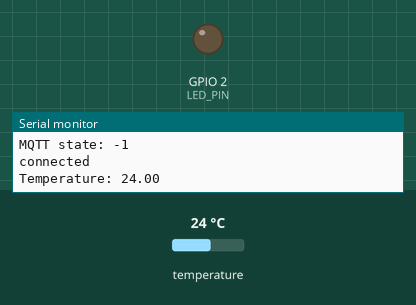
This program was run on a simulated ESP32. Shown: output pins drawn as LEDs (lit = HIGH), the last lines printed to the serial monitor. The test bench sets the inputs (shaded band); at power-on: temperature 24 °C. WiFi joins after 1.5 s; servers stay silent unless stated; no MQTT or app messages arrive unless stated.

Above: at 2.7 s.
2.8 s: temperature set to 15.4 °C
5.3 s: temperature set to 14.5 °C
At 6.3 s:
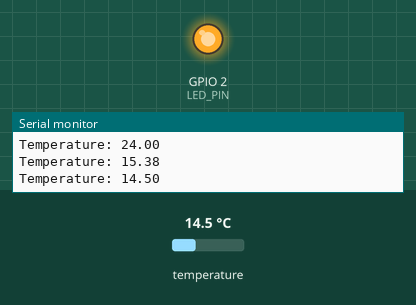
7.8 s: temperature set to 19 °C
At 10.1 s:
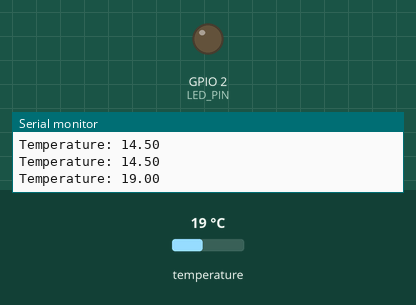
10.9 s: temperature set to 12 °C
At 12.6 s:
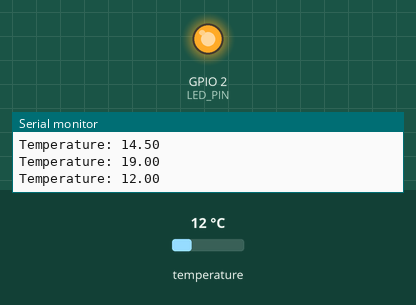
Timing chart, 0 to 14.1 s (numbered marks = the images above; inputs shaded):
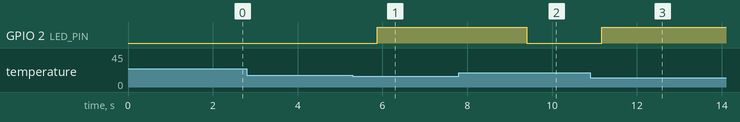

The program:

main.cpp
```cpp
#include <Arduino.h>
#include <WiFi.h>
#include <PubSubClient.h>
#include <OneWire.h>
#include <DallasTemperature.h>

#define ONE_WIRE_BUS 4
#define LED_PIN 2

const char *ssid = "wifi-name";
const char *password = "password";
const char *mqtt_server = "mqqt-ip";

WiFiClient espClient;
PubSubClient client(espClient);

OneWire oneWire(ONE_WIRE_BUS);
DallasTemperature sensors(&oneWire);

void setup_wifi()
{
  delay(10);
  Serial.println("Connecting to WiFi");

  WiFi.mode(WIFI_STA);
  WiFi.begin(ssid, password);

  while (WiFi.status() != WL_CONNECTED)
  {
    delay(500);
    Serial.print(".");
  }

  Serial.println("\nWiFi connected");
}

void reconnect()
{
  while (!client.connected())
  {
    Serial.println("Connecting to MQTT...");
    Serial.print("WiFi IP: ");
    Serial.println(WiFi.localIP());
    Serial.print("MQTT state: ");
    Serial.println(client.state());
    if (client.connect("ESP32_Temp"))
    {
      Serial.println("connected");
    }
    else
    {
      Serial.print("failed rc=");
      Serial.println(client.state());
      delay(2000);
    }
  }
}

void setup()
{
  Serial.begin(115200);

  pinMode(LED_PIN, OUTPUT);

  sensors.begin();

  setup_wifi();

  client.setServer(mqtt_server, 1884);
}

void loop()
{

  if (!client.connected())
  {
    reconnect();
  }

  client.loop();

  sensors.requestTemperatures();
  float tempC = sensors.getTempCByIndex(0);

  if (tempC < 15)
  {
    digitalWrite(LED_PIN, HIGH);
  }
  else
  {
    digitalWrite(LED_PIN, LOW);
  }

  Serial.print("Temperature: ");
  Serial.println(tempC);

  char tempString[8];
  dtostrf(tempC, 1, 2, tempString);

  client.publish("temperature", tempString);

  delay(1000);
}
```

Measured:
- the behaviour switches between 15 and 14.9 °C on temperature (found by bisection; images 0 and 1)
- after the input at 5.3 s, GPIO 2 (LED_PIN): LOW → HIGH after 0.57 s
- after the input at 7.8 s, GPIO 2 (LED_PIN): HIGH → LOW after 1.6 s
- after the input at 10.9 s, GPIO 2 (LED_PIN): LOW → HIGH after 0.27 s
